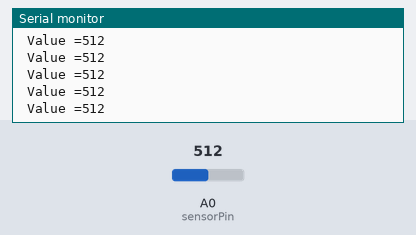
The sketch below on a simulated Arduino Uno, built with avr-gcc and run on an emulated ATmega328P. Parts: the last lines printed to the serial monitor. The inputs (shaded band) are chosen by the test bench; at power-on: A0 (sensorPin) = 512.

Above: at 1.2 s.
1.3 s: A0 (sensorPin) set to 11
At 1.8 s:
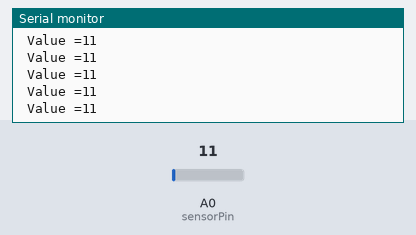
4.3 s: A0 (sensorPin) set to 8
At 4.8 s:
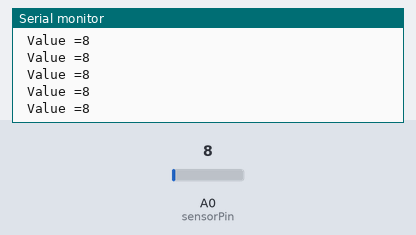
Timing chart, 0 to 7.3 s (numbered marks = the images above; inputs shaded):
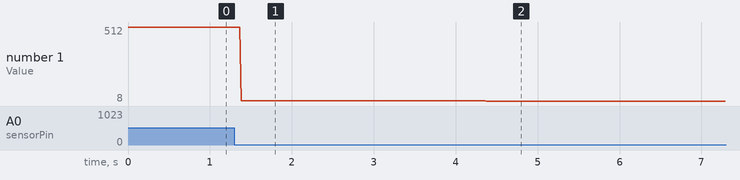

Measured:
- after the input at 1.3 s, the serial monitor: prints a new line after 0.08 s (image 1)
- after the input at 4.3 s, the serial monitor: prints a new line after 0.07 s (image 2)
- plotted number 1: 512 → 11 after the input at 1.3 s, 11 → 8 after the input at 4.3 s

The sketch:

analogReadpotentiometer.ino
```cpp
int sensorPin = A0;     //input pin for potentiometer
int sensorValue = 0;    //store value from analog read

void setup()
{
  Serial.begin(9600);
}

void loop()
{
  sensorValue = analogRead(sensorPin);
  Serial.print(" Value =");
  Serial.println(sensorValue);
}
```
